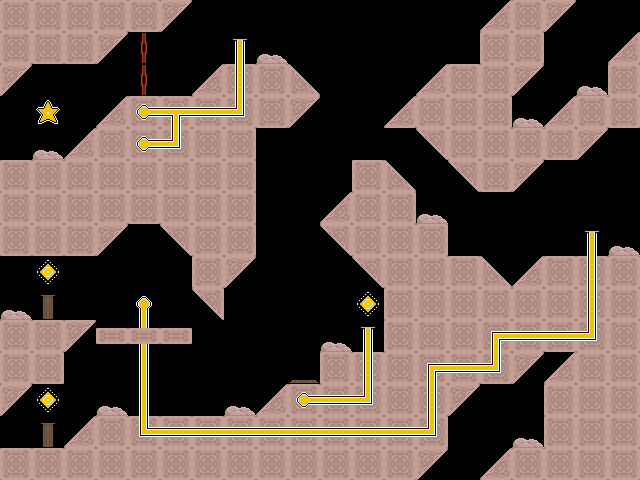

Below is a game level as drawn by its tile map, then a one-line description and the .tmx file that defines it, in full:
An orthogonal 20x15 tile map with 32x32 px tiles, 8 tile layers (Background, Ground, Platform, Walls, ...).

<map version="1.10" tiledversion="1.11.0" orientation="orthogonal" renderorder="right-down" width="20" height="15" tilewidth="32" tileheight="32" infinite="0" nextlayerid="10" nextobjectid="1">
 <tileset firstgid="1" source="../Tilesets/stargame_tilesets-Sheet.tsx" />
 <layer id="1" name="Background" width="20" height="15">
  <data encoding="csv">
0,0,0,0,0,0,0,0,0,0,0,0,0,0,0,0,0,0,0,0,
0,0,0,0,0,0,0,0,45,0,0,0,0,0,0,0,0,0,0,0,
0,0,0,0,0,0,0,0,0,0,0,0,0,0,0,0,0,0,45,0,
0,0,0,0,0,0,0,0,0,0,0,0,0,0,0,0,45,0,0,0,
0,45,0,0,0,0,0,0,0,0,0,0,0,0,0,0,0,0,0,0,
0,0,0,0,0,0,0,0,0,0,0,0,0,0,0,0,0,0,0,0,
0,0,0,0,0,0,0,0,0,0,0,0,0,45,0,0,0,0,0,0,
0,0,0,0,0,0,0,0,0,0,0,0,0,0,0,0,0,0,0,45,
0,0,0,0,0,0,0,0,0,0,0,0,0,0,0,0,0,0,0,0,
45,28,0,0,0,0,0,0,0,0,0,0,0,0,0,0,0,0,0,0,
0,0,0,0,0,0,0,0,0,0,45,0,0,0,0,0,0,0,0,0,
0,0,0,0,0,0,0,0,0,0,0,0,0,0,0,0,0,0,0,0,
0,0,0,45,0,0,0,45,0,0,0,0,0,0,0,0,0,0,0,0,
0,28,0,0,0,0,0,0,0,0,0,0,0,0,0,0,45,0,0,0,
0,0,0,0,0,0,0,0,0,0,0,0,0,0,0,0,0,0,0,0
</data>
 </layer>
 <layer id="2" name="Ground" width="20" height="15">
  <data encoding="csv">
6,6,6,6,6,2684354561,0,0,0,0,0,0,0,0,0,1610612737,6,2684354561,0,0,
6,6,6,2684354561,0,0,0,0,0,0,0,0,0,0,0,6,6,0,0,1610612737,
2684354561,0,0,0,0,0,1610612737,6,6,1,0,0,0,1610612737,6,6,2684354561,0,0,6,
0,0,0,1610612737,6,6,6,6,6,2684354561,0,0,1610612737,6,6,6,0,1610612737,6,6,
0,0,1610612737,6,6,6,6,6,0,0,0,0,0,3221225473,6,6,6,6,2684354561,0,
6,6,6,6,6,6,6,6,0,0,0,6,1,0,3221225473,6,2684354561,0,0,0,
6,6,6,6,6,6,6,6,0,0,1610612737,6,6,0,0,0,0,0,0,0,
6,6,6,2684354561,0,3221225473,6,6,0,0,3221225473,6,6,6,0,0,0,0,0,0,
0,0,0,0,0,0,6,2684354561,0,0,0,3221225473,6,6,6,1,1610612737,6,6,6,
0,0,0,0,0,0,3221225473,0,0,0,0,0,6,6,6,6,6,6,6,6,
6,6,2684354561,0,0,0,0,0,0,0,0,0,6,6,6,6,6,6,6,6,
6,6,0,0,0,0,0,0,0,0,6,6,6,6,6,6,2684354561,1610612737,6,6,
2684354561,0,0,0,0,0,0,0,1610612737,6,6,6,6,6,2684354561,0,0,6,6,6,
0,0,1610612737,6,6,6,6,6,6,6,6,6,6,6,0,0,0,6,6,6,
6,6,6,6,6,6,6,6,6,6,6,6,6,2684354561,0,1610612737,6,6,6,6
</data>
 </layer>
 <layer id="3" name="Platform" width="20" height="15">
  <data encoding="csv">
0,0,0,0,0,0,0,0,0,0,0,0,0,0,0,0,0,0,0,0,
0,0,0,0,0,0,0,0,0,0,0,0,0,0,0,0,0,0,0,0,
0,0,0,0,0,0,0,0,0,0,0,0,0,0,0,0,0,0,0,0,
0,0,0,0,0,0,0,0,0,0,0,0,0,0,0,0,0,0,0,0,
0,0,0,0,0,0,0,0,0,0,0,0,0,0,0,0,0,0,0,0,
0,0,0,0,0,0,0,0,0,0,0,0,0,0,0,0,0,0,0,0,
0,0,0,0,0,0,0,0,0,0,0,0,0,0,0,0,0,0,0,0,
0,0,0,0,0,0,0,0,0,0,0,0,0,0,0,0,0,0,0,0,
0,0,0,0,0,0,0,0,0,0,0,0,0,0,0,0,0,0,0,0,
0,0,0,0,0,0,0,0,0,0,0,0,0,0,0,0,0,0,0,0,
0,0,0,0,0,0,0,0,0,0,0,0,0,0,0,0,0,0,0,0,
0,0,0,0,0,0,0,0,0,0,0,0,0,0,0,0,0,0,0,0,
0,0,0,0,0,0,0,0,0,0,0,0,0,0,0,0,0,0,0,0,
0,0,0,0,0,0,0,0,0,0,0,0,0,0,0,0,0,0,0,0,
0,0,0,0,0,0,0,0,0,0,0,0,0,0,0,0,0,0,0,0
</data>
 </layer>
 <layer id="4" name="Walls" width="20" height="15">
  <data encoding="csv">
0,0,0,0,0,0,0,0,0,0,0,0,0,0,0,0,0,0,0,0,
0,0,0,0,0,0,0,0,0,0,0,0,0,0,0,0,0,0,0,0,
0,0,0,0,0,0,0,0,0,0,0,0,0,0,0,0,0,0,0,0,
0,0,0,0,0,0,0,0,0,0,0,0,0,0,0,0,0,0,0,0,
0,0,0,0,0,0,0,0,0,0,0,0,0,0,0,0,0,0,0,0,
0,0,0,0,0,0,0,0,0,0,0,0,0,0,0,0,0,0,0,0,
0,0,0,0,0,0,0,0,0,0,0,0,0,0,0,0,0,0,0,0,
0,0,0,0,0,0,0,0,0,0,0,0,0,0,0,0,0,0,0,0,
0,0,0,0,0,0,0,0,0,0,0,0,0,0,0,0,0,0,0,0,
0,0,0,0,0,0,0,0,0,0,0,0,0,0,0,0,0,0,0,0,
0,0,0,0,0,0,0,0,0,0,0,0,0,0,0,0,0,0,0,0,
0,0,0,0,0,0,0,0,0,0,0,0,0,0,0,0,0,0,0,0,
0,0,0,0,0,0,0,0,0,0,0,0,0,0,0,0,0,0,0,0,
0,0,0,0,0,0,0,0,0,0,0,0,0,0,0,0,0,0,0,0,
0,0,0,0,0,0,0,0,0,0,0,0,0,0,0,0,0,0,0,0
</data>
 </layer>
 <layer id="5" name="Wire1" width="20" height="15">
  <data encoding="csv">
0,0,0,0,0,0,0,0,0,0,0,0,0,0,0,0,0,0,0,0,
0,0,0,0,0,0,0,0,0,0,0,0,0,0,0,0,0,0,0,0,
0,0,0,0,0,0,0,17,0,0,0,0,0,0,0,0,0,0,0,0,
0,0,0,0,1610612752,2684354578,2684354577,3221225491,0,0,0,0,0,0,0,0,0,0,0,0,
0,0,0,0,1610612752,3221225491,0,0,0,0,0,0,0,0,0,0,0,0,0,0,
0,0,0,0,0,0,0,0,0,0,0,0,0,0,0,0,0,0,0,0,
0,0,0,0,0,0,0,0,0,0,0,0,0,0,0,0,0,0,0,0,
0,0,0,0,0,0,0,0,0,0,0,0,0,0,0,0,0,0,0,0,
0,0,0,0,0,0,0,0,0,0,0,0,0,0,0,0,0,0,17,0,
0,0,0,0,16,0,0,0,0,0,0,0,0,0,0,0,0,0,17,0,
0,0,0,0,17,0,0,0,0,0,0,0,0,0,0,19,1610612753,1610612753,3221225491,0,
0,0,0,0,17,0,0,0,0,0,0,0,0,19,2684354577,3221225491,0,0,0,0,
0,0,0,0,17,0,0,0,0,1610612752,0,0,0,17,0,0,0,0,0,0,
0,0,0,0,1610612755,1610612753,1610612753,1610612753,1610612753,1610612753,1610612753,1610612753,1610612753,3221225491,0,0,0,0,0,0,
0,0,0,0,0,0,0,0,0,0,0,0,0,0,0,0,0,0,0,0
</data>
 </layer>
 <layer id="6" name="Foreground" width="20" height="15">
  <data encoding="csv">
0,0,0,0,0,0,0,0,0,0,0,0,0,0,0,0,0,0,0,0,
0,0,0,0,0,0,0,0,0,0,0,0,0,0,0,0,0,0,0,0,
0,0,0,0,0,0,0,0,0,0,0,0,0,0,0,0,0,0,0,0,
0,0,0,0,0,0,0,0,0,0,0,0,0,0,0,0,0,0,0,0,
0,0,0,0,0,0,0,0,0,0,0,0,0,0,0,0,0,0,0,0,
0,0,0,0,0,0,0,0,0,0,0,0,0,0,0,0,0,0,0,0,
0,0,0,0,0,0,0,0,0,0,0,0,0,0,0,0,0,0,0,0,
0,0,0,0,0,0,0,0,0,0,0,0,0,0,0,0,0,0,0,0,
0,0,0,0,0,0,0,0,0,0,0,0,0,0,0,0,0,0,0,0,
0,0,0,0,0,0,0,0,0,0,0,0,0,0,0,0,0,0,0,0,
0,0,0,0,0,0,0,0,0,0,0,0,0,0,0,0,0,0,0,0,
0,0,0,0,0,0,0,0,0,0,0,0,0,0,0,0,0,0,0,0,
0,0,0,0,0,0,0,0,0,0,0,0,0,0,0,0,0,0,0,0,
0,0,0,0,0,0,0,0,0,0,0,0,0,0,0,0,0,0,0,0,
0,0,0,0,0,0,0,0,0,0,0,0,0,0,0,0,0,0,0,0
</data>
 </layer>
 <layer id="7" name="Stairs" width="20" height="15">
  <data encoding="csv">
0,0,0,0,0,0,0,0,0,0,0,0,0,0,0,0,0,0,0,0,
0,0,0,0,0,0,0,0,0,0,0,0,0,0,0,0,0,0,0,0,
0,0,0,0,0,0,0,0,0,0,0,0,0,0,0,0,0,0,0,0,
0,0,0,0,0,0,0,0,0,0,0,0,0,0,0,0,0,0,0,0,
0,0,0,0,0,0,0,0,0,0,0,0,0,0,0,0,0,0,0,0,
0,0,0,0,0,0,0,0,0,0,0,0,0,0,0,0,0,0,0,0,
0,0,0,0,0,0,0,0,0,0,0,0,0,0,0,0,0,0,0,0,
0,0,0,0,0,0,0,0,0,0,0,0,0,0,0,0,0,0,0,0,
0,0,0,0,0,0,0,0,0,0,0,0,0,0,0,0,0,0,0,0,
0,0,0,0,0,0,0,0,0,0,0,0,0,0,0,0,0,0,0,0,
0,0,0,0,0,0,0,0,0,0,0,0,0,0,0,0,0,0,0,0,
0,0,0,0,0,0,0,0,0,0,0,0,0,0,0,0,0,0,0,0,
0,0,0,0,0,0,0,0,0,0,0,0,0,0,0,0,0,0,0,0,
0,0,0,0,0,0,0,0,0,0,0,0,0,0,0,0,0,0,0,0,
0,0,0,0,0,0,0,0,0,0,0,0,0,0,0,0,0,0,0,0
</data>
 </layer>
 <layer id="8" name="Objects" width="20" height="15">
  <data encoding="csv">
0,0,0,0,0,0,0,0,0,0,0,0,0,0,0,0,0,0,0,0,
0,0,0,0,27,0,0,42,0,0,0,0,0,0,0,0,0,0,0,0,
0,0,0,0,27,0,0,0,0,0,0,0,0,0,0,0,0,0,0,0,
0,33,0,0,0,0,0,0,0,0,0,0,0,0,0,0,0,0,0,0,
0,0,0,0,0,0,0,0,0,0,0,0,0,0,0,0,0,0,0,0,
0,0,0,0,0,0,0,0,0,0,0,0,0,0,0,0,0,0,0,0,
0,0,0,0,0,0,0,0,0,0,0,0,0,0,0,0,0,0,0,0,
0,0,0,0,0,0,0,0,0,0,0,0,0,0,0,0,0,0,42,0,
0,29,0,0,0,0,0,0,0,0,0,0,0,0,0,0,0,0,0,0,
0,0,0,0,0,0,0,0,0,0,0,29,0,0,0,0,0,0,0,0,
0,0,0,11,11,11,0,0,0,0,0,42,0,0,0,0,0,0,0,0,
0,0,0,0,0,0,0,0,0,43,0,17,0,0,0,0,0,0,0,0,
0,29,0,0,0,0,0,0,0,0,1610612753,3221225491,0,0,0,0,0,0,0,0,
0,0,0,0,0,0,0,0,0,0,0,0,0,0,0,0,0,0,0,0,
0,0,0,0,0,0,0,0,0,0,0,0,0,0,0,0,0,0,0,0
</data>
 </layer>
</map>
